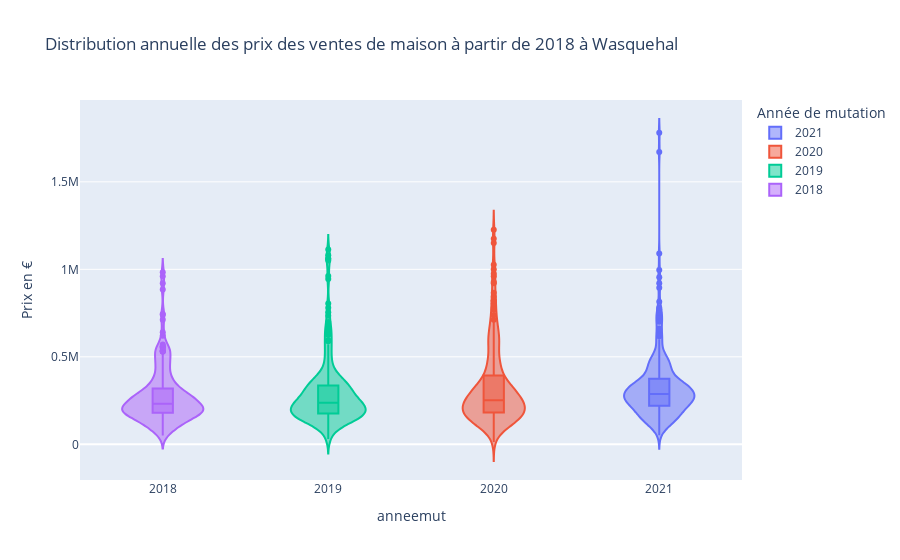

Notebook code for this chart:
### Markdown cell above
## Visualisation d'une distribution de prix de transactions à partir de DVF

L'API Données foncières permet la récupération des transactions de DVF à partir de 2014 (open-data) sous un format json, en combinant facilement plusieurs filtres.

### Code cell
# Paramétrage du endpoint
code_insee, nom = "59646", "Wasquehal"
url = BASE_URL_API + f"/dvf_opendata/mutations/?code_insee={code_insee}&page_size=1000&anneemut_min=2018&codtypbien=111"

# Interrogation de l'API pour récupérer les pages de mutations
pages = []

while True:
    response = apidf(url) 
    mutations = pd.DataFrame.from_dict(response["results"])
    pages.append(mutations)
    if not response["next"]:
      break
    url = response["next"]

# concaténation des pages et affichage graphique
mutations = pd.concat(pages)
mutations["valeurfonc"] = mutations["valeurfonc"].astype(float)
fig = px.violin(mutations, 
                y="valeurfonc", 
                x="anneemut", 
                color="anneemut", 
                box=True, 
                title = f"Distribution annuelle des prix des ventes de maison à partir de 2018 à {nom}", 
                labels={"annee" : "Année", 
                        "valeurfonc" : "Prix en €",},)
fig.update_layout(legend_title_text="Année de mutation")
fig.show()

### Figure 1 — Plotly figure (JSON) as saved in the notebook; plotly's stock layout.template omitted (floating-point values rounded to 4 significant figures; data arrays with more than 128 entries replaced by an {"elided": "..."} marker saying what was removed)
{"data": [{"alignmentgroup": "True", "box": {"visible": true}, "hovertemplate": "anneemut=%{x}<br>Prix en €=%{y}<extra></extra>", "legendgroup": "2021", "marker": {"color": "#636efa"}, "name": "2021", "offsetgroup": "2021", "orientation": "v", "scalegroup": "True", "showlegend": true, "type": "violin", "x": {"elided": "301 int values"}, "x0": " ", "xaxis": "x", "y": {"elided": "301 int values"}, "y0": " ", "yaxis": "y"}, {"alignmentgroup": "True", "box": {"visible": true}, "hovertemplate": "anneemut=%{x}<br>Prix en €=%{y}<extra></extra>", "legendgroup": "2020", "marker": {"color": "#EF553B"}, "name": "2020", "offsetgroup": "2020", "orientation": "v", "scalegroup": "True", "showlegend": true, "type": "violin", "x": {"elided": "256 int values"}, "x0": " ", "xaxis": "x", "y": {"elided": "256 float values"}, "y0": " ", "yaxis": "y"}, {"alignmentgroup": "True", "box": {"visible": true}, "hovertemplate": "anneemut=%{x}<br>Prix en €=%{y}<extra></extra>", "legendgroup": "2019", "marker": {"color": "#00cc96"}, "name": "2019", "offsetgroup": "2019", "orientation": "v", "scalegroup": "True", "showlegend": true, "type": "violin", "x": {"elided": "268 int values"}, "x0": " ", "xaxis": "x", "y": {"elided": "268 int values"}, "y0": " ", "yaxis": "y"}, {"alignmentgroup": "True", "box": {"visible": true}, "hovertemplate": "anneemut=%{x}<br>Prix en €=%{y}<extra></extra>", "legendgroup": "2018", "marker": {"color": "#ab63fa"}, "name": "2018", "offsetgroup": "2018", "orientation": "v", "scalegroup": "True", "showlegend": true, "type": "violin", "x": {"elided": "218 int values"}, "x0": " ", "xaxis": "x", "y": {"elided": "218 int values"}, "y0": " ", "yaxis": "y"}], "layout": {"legend": {"title": {"text": "Année de mutation"}, "tracegroupgap": 0}, "title": {"text": "Distribution annuelle des prix des ventes de maison à partir de 2018 à Wasquehal"}, "violinmode": "overlay", "xaxis": {"anchor": "y", "categoryarray": [2021, 2020, 2019, 2018], "categoryorder": "array", "domain": [0, 1], "title": {"text": "anneemut"}}, "yaxis": {"anchor": "x", "domain": [0, 1], "title": {"text": "Prix en €"}}}}
